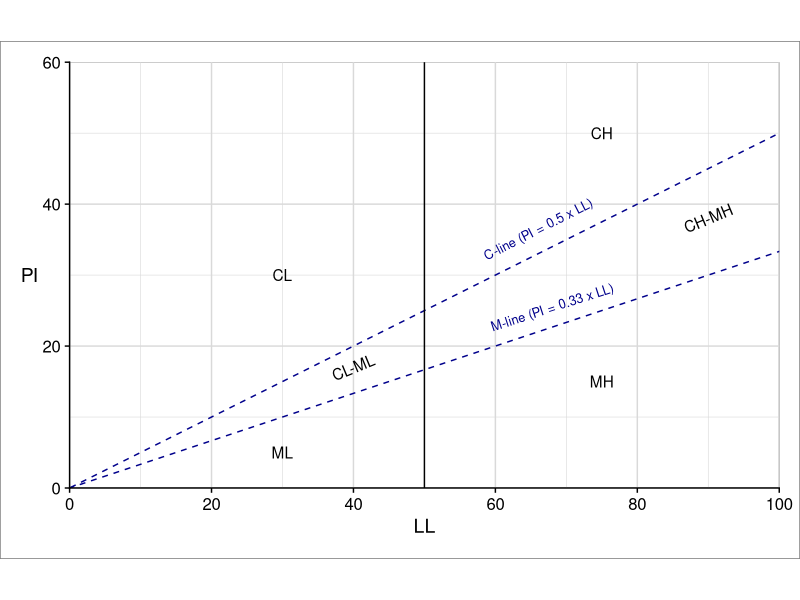

R code for this plot:
labels_data <- tibble::tibble(
  soil_type = c("CL", "CH", "CL-ML", 
                "CH-MH", "ML", "MH"),
  LL = c(30, 75, 40, 90, 30, 75),
  PI = c(30, 50, 17, 38, 5, 15 ),
  angle = c(0, 0, 0.6*0.5*(45+30), 0.6*0.5*(45+30), 0, 0))
  
moreno_maroto_chart <- ggplot2::ggplot(data = labels_data, 
                                       mapping = ggplot2::aes(
                                         LL, PI, label = soil_type))+
  ggplot2::geom_text(ggplot2::aes(angle = angle), family = 'sans')+
  ggplot2::scale_x_continuous(limits = c(0,100), 
                              breaks = scales::breaks_width(width = 20, offset = 0),
                              expand = ggplot2::expansion(c(0,0)))+
  ggplot2::scale_y_continuous(limits = c(0, 60), 
                              breaks = scales::breaks_width(width = 20, offset = 0),
                              expand = ggplot2::expansion(c(0,0)))+
  ggplot2::labs(x = "LL", y = "PI") + cowplot::theme_cowplot() +
  cowplot::background_grid(minor = "xy") + 
  ggplot2::geom_abline(slope = c(1/2, 1/3), linetype= 'dashed', color ='darkblue')+
  ggplot2::geom_vline(xintercept = 50)+
  ggplot2::coord_fixed(ratio = 1)+
  ggplot2::theme(
  panel.background = ggplot2::element_rect(color = 'black', size = 0.25, fill = 'transparent'),
  plot.margin = ggplot2::unit(rep(15, 4), "pt"),
  axis.title.y = ggplot2::element_text(angle = 0,
                                       vjust = 0.5),
  plot.background = ggplot2::element_rect(
    color = "black",
    fill = "transparent",
    size = 0.25)  )+
  ggplot2::annotate('text', color = 'darkblue', size = 3.25, label = 'C-line (PI = 0.5 x LL)', x= 66, y= 36.5, angle = 0.6*45)+
  ggplot2::annotate('text', color = 'darkblue', size = 3.25, label = 'M-line (PI = 0.33 x LL)', x= 68, y= 3.5+66*1/3, angle = 0.6*90*1/3)
  
